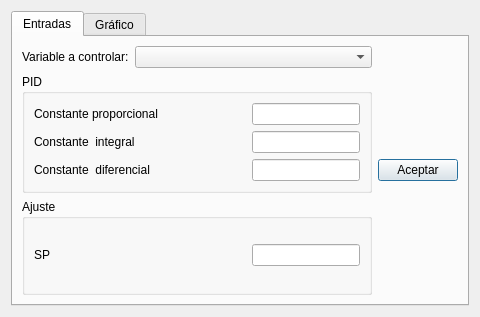
<?xml version="1.0" encoding="UTF-8"?>
<ui version="4.0">
 <class>Dialog</class>
 <widget class="QDialog" name="Dialog">
  <property name="enabled">
   <bool>true</bool>
  </property>
  <property name="geometry">
   <rect>
    <x>0</x>
    <y>0</y>
    <width>480</width>
    <height>317</height>
   </rect>
  </property>
  <property name="sizePolicy">
   <sizepolicy hsizetype="Preferred" vsizetype="Preferred">
    <horstretch>0</horstretch>
    <verstretch>0</verstretch>
   </sizepolicy>
  </property>
  <property name="windowTitle">
   <string>Dialog</string>
  </property>
  <layout class="QHBoxLayout" name="horizontalLayout_3">
   <item>
    <widget class="QTabWidget" name="tabWidget">
     <property name="currentIndex">
      <number>0</number>
     </property>
     <widget class="QWidget" name="Tab1">
      <attribute name="title">
       <string>Entradas</string>
      </attribute>
      <layout class="QHBoxLayout" name="horizontalLayout_2">
       <item>
        <layout class="QGridLayout" name="gridLayout">
         <item row="0" column="0">
          <layout class="QHBoxLayout" name="horizontalLayout">
           <item>
            <widget class="QLabel" name="label">
             <property name="sizePolicy">
              <sizepolicy hsizetype="Preferred" vsizetype="Fixed">
               <horstretch>0</horstretch>
               <verstretch>0</verstretch>
              </sizepolicy>
             </property>
             <property name="text">
              <string>Variable a controlar:</string>
             </property>
            </widget>
           </item>
           <item>
            <widget class="QComboBox" name="comboBox">
             <property name="sizePolicy">
              <sizepolicy hsizetype="Expanding" vsizetype="Fixed">
               <horstretch>0</horstretch>
               <verstretch>0</verstretch>
              </sizepolicy>
             </property>
            </widget>
           </item>
          </layout>
         </item>
         <item row="1" column="0">
          <widget class="QGroupBox" name="Variables_GrBx">
           <property name="title">
            <string>PID</string>
           </property>
           <layout class="QGridLayout" name="gridLayout_2">
            <item row="0" column="0">
             <widget class="QLabel" name="label_P">
              <property name="sizePolicy">
               <sizepolicy hsizetype="Preferred" vsizetype="Fixed">
                <horstretch>0</horstretch>
                <verstretch>0</verstretch>
               </sizepolicy>
              </property>
              <property name="text">
               <string>Constante proporcional</string>
              </property>
             </widget>
            </item>
            <item row="0" column="1">
             <widget class="QLineEdit" name="P_value">
              <property name="sizePolicy">
               <sizepolicy hsizetype="Fixed" vsizetype="Fixed">
                <horstretch>0</horstretch>
                <verstretch>0</verstretch>
               </sizepolicy>
              </property>
             </widget>
            </item>
            <item row="1" column="0">
             <widget class="QLabel" name="label_I">
              <property name="sizePolicy">
               <sizepolicy hsizetype="Preferred" vsizetype="Fixed">
                <horstretch>0</horstretch>
                <verstretch>0</verstretch>
               </sizepolicy>
              </property>
              <property name="text">
               <string>Constante  integral</string>
              </property>
             </widget>
            </item>
            <item row="1" column="1">
             <widget class="QLineEdit" name="I_value">
              <property name="sizePolicy">
               <sizepolicy hsizetype="Fixed" vsizetype="Fixed">
                <horstretch>0</horstretch>
                <verstretch>0</verstretch>
               </sizepolicy>
              </property>
             </widget>
            </item>
            <item row="2" column="0">
             <widget class="QLabel" name="label_D">
              <property name="sizePolicy">
               <sizepolicy hsizetype="Preferred" vsizetype="Fixed">
                <horstretch>0</horstretch>
                <verstretch>0</verstretch>
               </sizepolicy>
              </property>
              <property name="text">
               <string>Constante  diferencial</string>
              </property>
             </widget>
            </item>
            <item row="2" column="1">
             <widget class="QLineEdit" name="D_value">
              <property name="sizePolicy">
               <sizepolicy hsizetype="Fixed" vsizetype="Fixed">
                <horstretch>0</horstretch>
                <verstretch>0</verstretch>
               </sizepolicy>
              </property>
             </widget>
            </item>
           </layout>
          </widget>
         </item>
         <item row="2" column="0">
          <widget class="QGroupBox" name="Set_point_GrBx">
           <property name="title">
            <string>Ajuste</string>
           </property>
           <layout class="QHBoxLayout" name="horizontalLayout_4">
            <item>
             <widget class="QLabel" name="label_SP">
              <property name="sizePolicy">
               <sizepolicy hsizetype="Preferred" vsizetype="Fixed">
                <horstretch>0</horstretch>
                <verstretch>0</verstretch>
               </sizepolicy>
              </property>
              <property name="text">
               <string>SP</string>
              </property>
             </widget>
            </item>
            <item>
             <widget class="QLineEdit" name="SP_value">
              <property name="sizePolicy">
               <sizepolicy hsizetype="Fixed" vsizetype="Fixed">
                <horstretch>0</horstretch>
                <verstretch>0</verstretch>
               </sizepolicy>
              </property>
             </widget>
            </item>
           </layout>
          </widget>
         </item>
        </layout>
       </item>
       <item>
        <widget class="QPushButton" name="Ok_button">
         <property name="sizePolicy">
          <sizepolicy hsizetype="Fixed" vsizetype="Fixed">
           <horstretch>0</horstretch>
           <verstretch>0</verstretch>
          </sizepolicy>
         </property>
         <property name="text">
          <string>Aceptar</string>
         </property>
        </widget>
       </item>
      </layout>
     </widget>
     <widget class="QWidget" name="Tab2">
      <attribute name="title">
       <string>Gráfico</string>
      </attribute>
     </widget>
    </widget>
   </item>
  </layout>
 </widget>
 <resources/>
 <connections/>
</ui>
